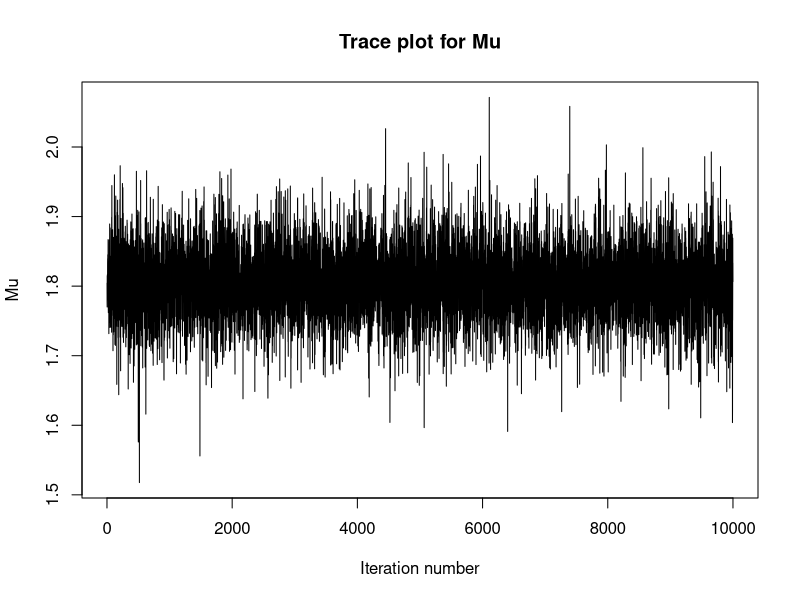
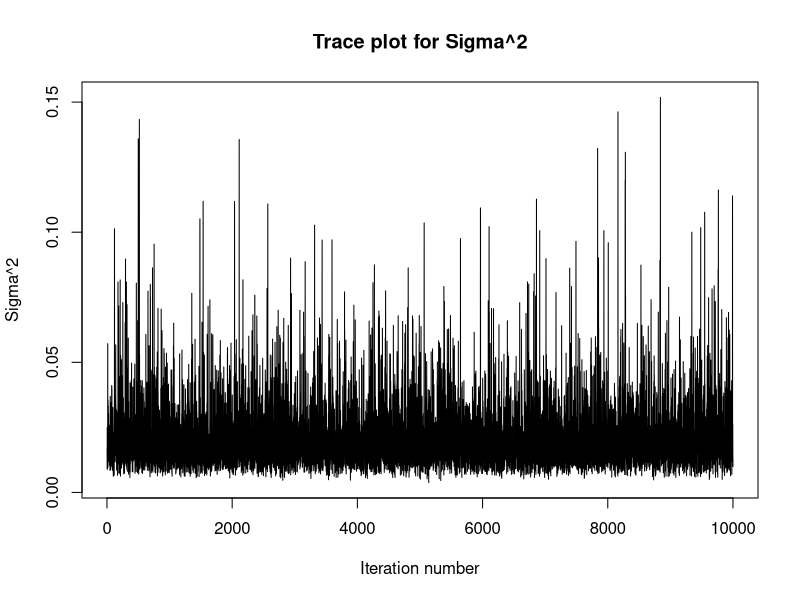
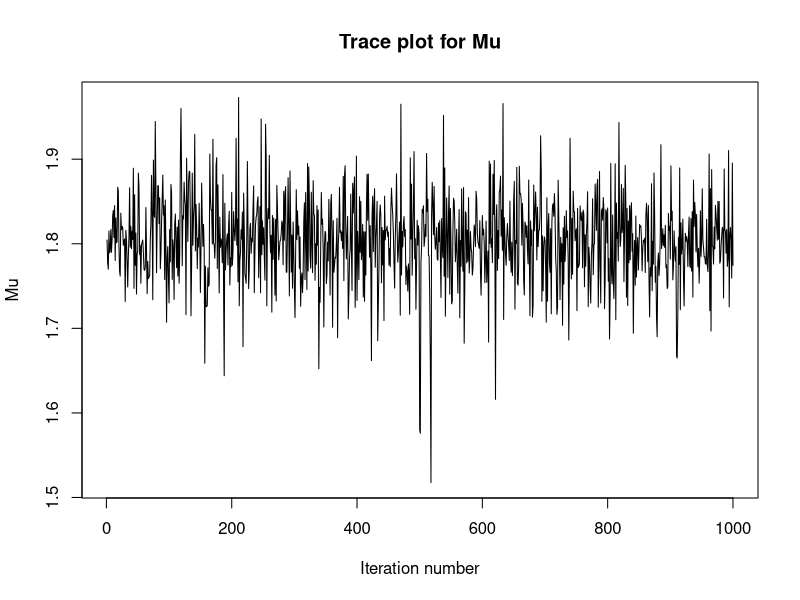
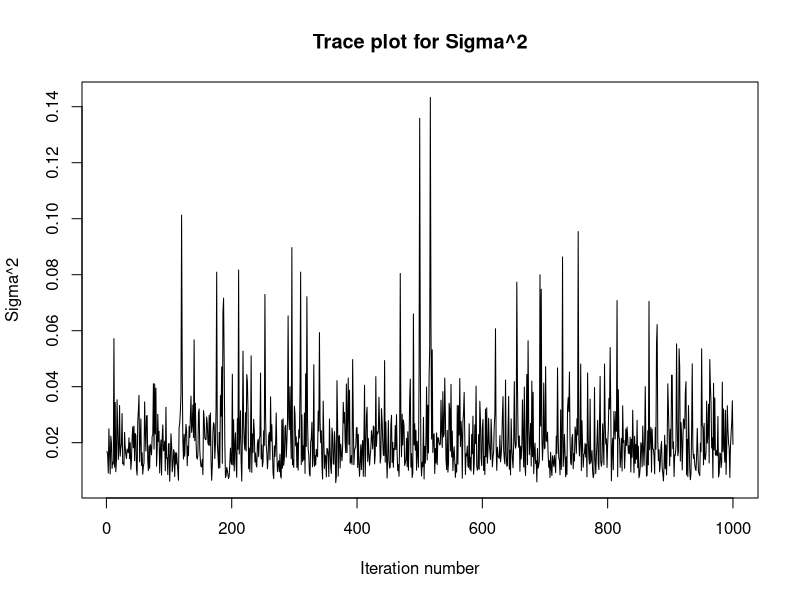
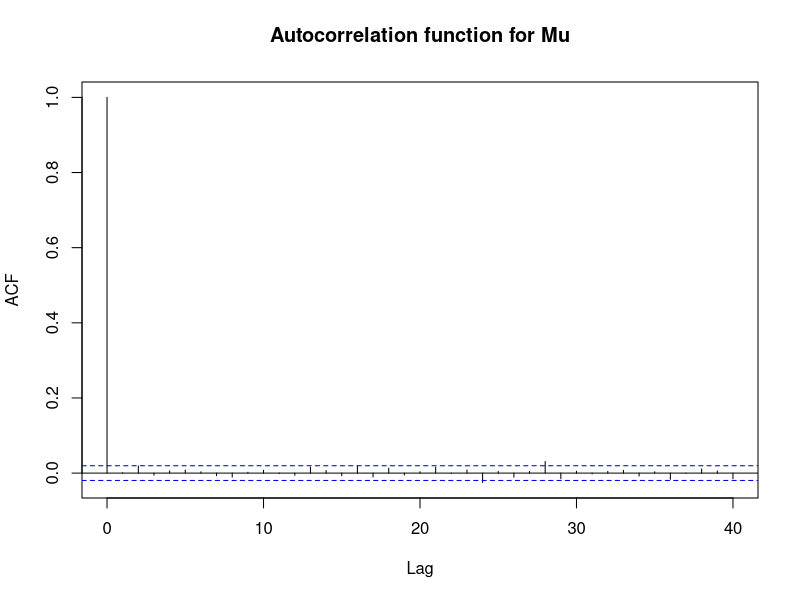
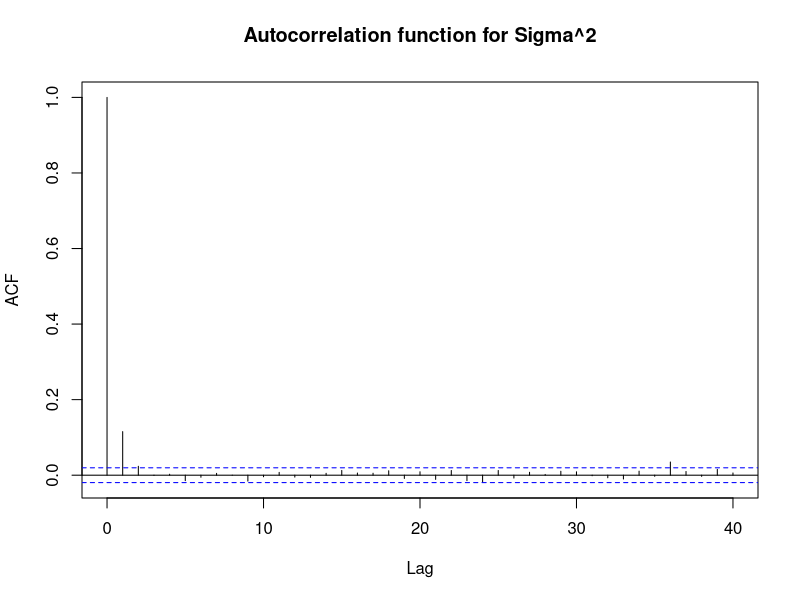
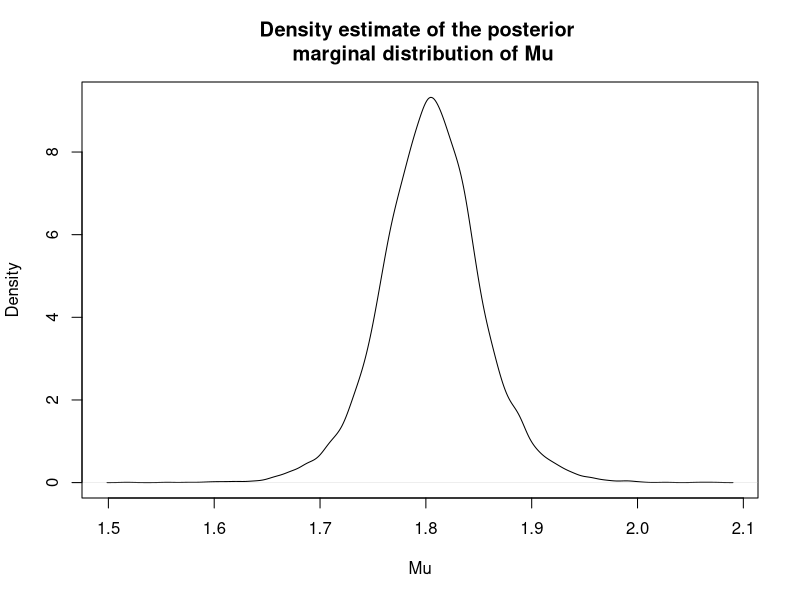
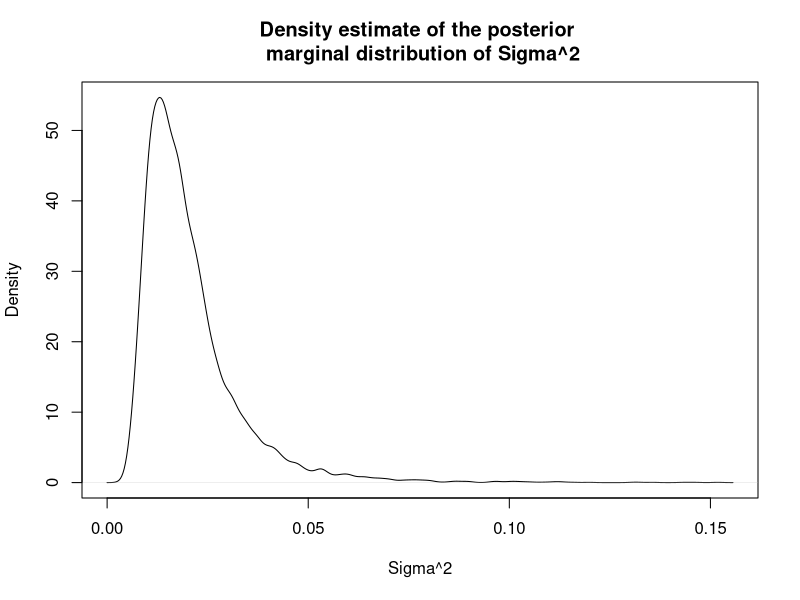

The R script that drew these images, in order:
###  Sampling model: y_1,..,y_n | mu, sigma2 ~ N(mu, sigma2)
###  Prior: p(mu,sigma2)=p(mu)*p(sigma2)=N(mu0,tau2_0)*InverseGamma(nu0/2,nu0*sigma2_0/2)
###  Full conditionals:
###  - p(mu | y1,..,yn, sigma2) = N(mu_n,tau2_n)
###  - p(sigma2 | y1,.., yn, mu) = IGamma(nu_n/2, nu_n*sigma2_n(mu)/2)
###  where
###  tau2_n=1/((1/tau2_0)+(n/sigma2))
###  mu_n=tau2_n*((mu_0/tau2_0)+(n*ybar/sigma2))
###  nu_n = n+nu_0
###  sigma2_n(mu)=(1/nu_n)*(((n-1)*s2)+(n*(ybar-mu)^2)+(nu_0*sigma2_0))


###  Data

y <- c(1.64,1.70,1.72,1.74,1.82,1.82,1.82,1.90,2.08)
n <- length(y)
ybar <- mean(y)
s2 <- var(y)

### Prior

mu0 <- 1.9
tau2.0 <- 0.95^2
nu0 <- 1
sigma2.0 <- 0.01

### Functions to sample from the full conditionals
sample.sigma2 <- function(mu,nu0,sigma2.0,ybar,s2,n){
  
  nu.n <- n+nu0
  sigma2.n <- (1/nu.n)*(((n-1)*s2)+(n*(ybar-mu)^2)+(nu0*sigma2.0))
  
  post.shape <- nu.n/2
  post.scale <- (nu.n*sigma2.n)/2
  new.sigma2 <- 1/rgamma(1,post.shape,post.scale)
  return(new.sigma2)
}

sample.mu <- function(sigma2,mu0,tau2.0,ybar,n){
  
  tau2.n <- 1/((1/tau2.0)+(n/sigma2))
  mu.n <- tau2.n*((mu0/tau2.0)+(n*ybar/sigma2))
  
  new.mu <- rnorm(1,mu.n,sqrt(tau2.n))
  return(new.mu)
}



###
### Gibbs sampling algorithm

S <- 10000
phi <- matrix(0,S,2)

set.seed(1)
for(i in 1:S){
  
  if(i==1){
    # initial values
    phi[1,] <- c(ybar,s2)
  }
  
  if(i>1){
    phi[i,1] <- sample.mu(phi[(i-1),2],mu0,tau2.0,ybar,n)
    phi[i,2] <- sample.sigma2(phi[i,1],nu0,sigma2.0,ybar,s2,n)
  }
}



### trace plots
plot(phi[,1],xlab="Iteration number",ylab="Mu",main="Trace plot for Mu", type="l")
plot(phi[,2],xlab="Iteration number",ylab="Sigma^2",main="Trace plot for Sigma^2", type="l")

#only for the first 1000 iterations
plot(phi[1:1000,1],xlab="Iteration number",ylab="Mu",main="Trace plot for Mu", type="l")
plot(phi[1:1000,2],xlab="Iteration number",ylab="Sigma^2",main="Trace plot for Sigma^2", type="l")


###  acf plots
acf(phi[,1],lag=40,main="Autocorrelation function for Mu")
acf(phi[,2],lag=40,main="Autocorrelation function for Sigma^2")


burnin=500

### posterior distribution plots after 500 burnin iterations
plot(density(phi[(burnin+1):S,1]),xlab="Mu",main="Density estimate of the posterior \n marginal distribution of Mu", type="l")
plot(density(phi[(burnin+1):S,2]),xlab="Sigma^2",main="Density estimate of the posterior \n marginal distribution of Sigma^2", type="l")


### posterior summary after removing the 500 burnin iterations
## posterior means
mean(phi[(burnin+1):S,1])
mean(phi[(burnin+1):S,2])

## posterior medians
quantile(phi[(burnin+1):S,1],0.5)
quantile(phi[(burnin+1):S,2],0.5)

## 95% credible intervals based on posterior samples
quantile(phi[(burnin+1):S,1],c(0.025,0.975))
quantile(phi[(burnin+1):S,2],c(0.025,0.975))

## posterior SDs
sd(phi[(burnin+1):S,1])
sd(phi[(burnin+1):S,2])


